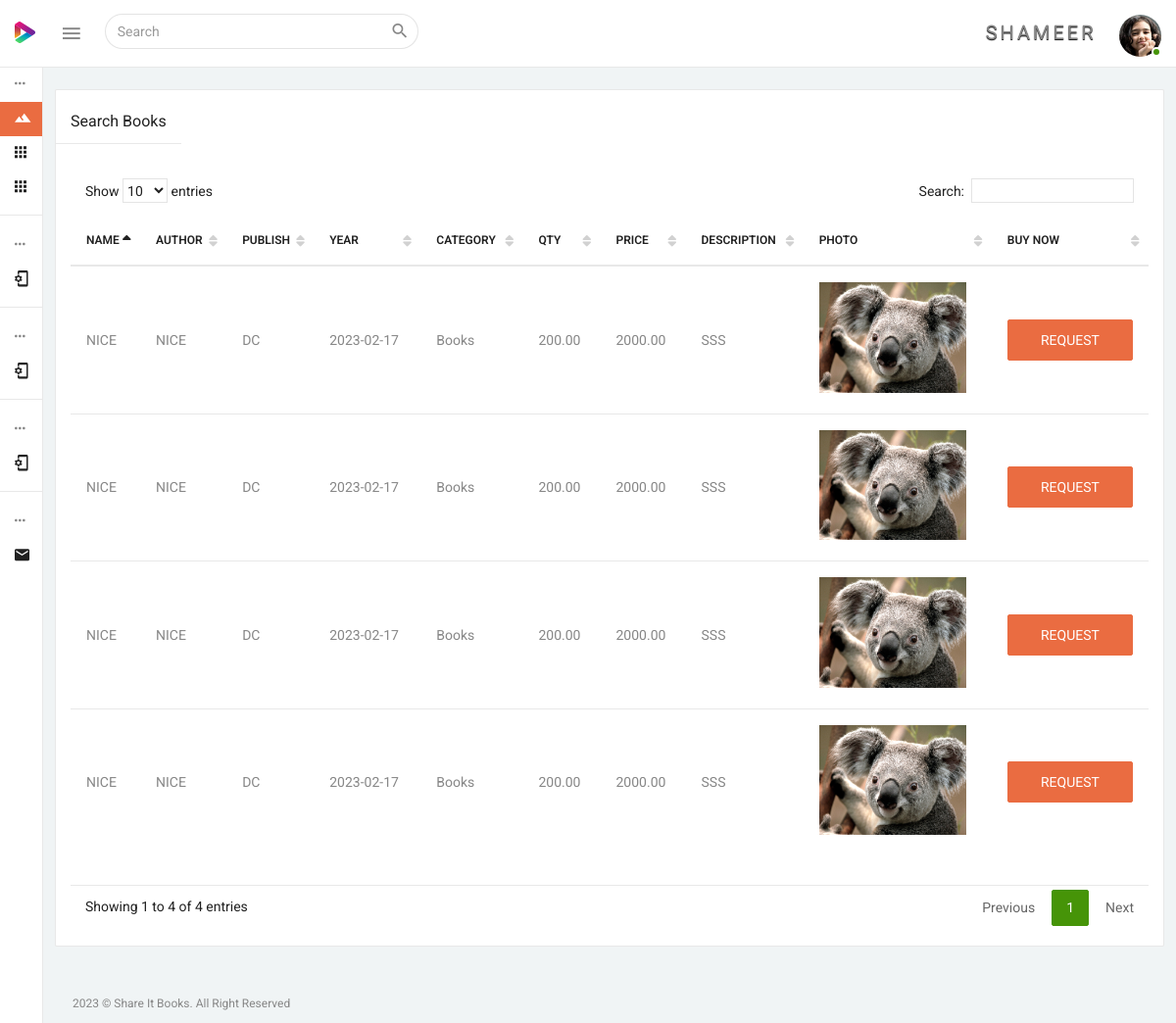
/user/search_books.php (signed in), run on the app's committed database.
### tables this page shows
CREATE TABLE IF NOT EXISTS `users` (
  `id` bigint(21) NOT NULL AUTO_INCREMENT,
  `user_id` varchar(255) DEFAULT NULL,
  `user_type` varchar(255) NOT NULL,
  `fname` varchar(255) DEFAULT NULL,
  `lname` varchar(255) DEFAULT NULL,
  `phone` varchar(15) DEFAULT NULL,
  `semail` text,
  `password` text,
  `status` tinyint(1) DEFAULT '1',
  `photo` text,
  `addrs` text NOT NULL,
  `age` varchar(200) NOT NULL,
  `sex` varchar(200) NOT NULL,
  `dprtmnt` varchar(200) NOT NULL,
  `semester` varchar(200) NOT NULL,
  PRIMARY KEY (`id`)
);

CREATE TABLE IF NOT EXISTS `books` (
  `id` bigint(21) NOT NULL AUTO_INCREMENT,
  `user_id` varchar(255) DEFAULT NULL,
  `product_name` varchar(255) DEFAULT NULL,
  `product_sub` varchar(255) DEFAULT NULL,
  `category` varchar(255) DEFAULT NULL,
  `qty` decimal(13,2) DEFAULT NULL,
  `price` decimal(13,2) DEFAULT NULL,
  `discount` decimal(13,2) DEFAULT NULL,
  `description` text,
  `photo_1` text NOT NULL,
  `photo_2` text NOT NULL,
  `pblsh` text NOT NULL,
  `pyr` text NOT NULL,
  `sname` varchar(200) NOT NULL,
  `cntno` varchar(200) NOT NULL,
  `email` varchar(200) NOT NULL,
  `addrs` text NOT NULL,
  `dprmnt` varchar(200) NOT NULL,
  `semester` varchar(200) NOT NULL,
  `date` date NOT NULL,
  PRIMARY KEY (`id`)
);

### user/search_books.php (the view, shortened to what this page needs)
<?php
	include('../connect/db.php');
?>
<!DOCTYPE html>
<html lang="en">
<head>
	<?php include("include\css.php"); ?>
</head>
<body>
	<div class="wrapper theme-1-active pimary-color-red">
		<?php include("include\menu.php"); ?>
		<?php include("include\leftmenu.php"); ?>
		<div class="page-wrapper">
			<div class="container-fluid pt-25">
				<div class="row">
					<div class="col-lg-12">
						<div class="panel panel-default card-view panel-refresh">
							<div class="panel-heading">
								<div class="pull-left">
									<h6 class="panel-title txt-dark">Search Books</h6>
									<hr class="light-grey-hr row mt-10 mb-15" />
								</div>
							</div>
							<div class="panel-wrapper collapse in">
								<div class="panel-body">
									<table id="datable_1" class="table table-hover display  pb-30">
										<thead>
											<tr>
												<th>Name</th>
                                                <th>Author</th>
                                                <th>Publish</th>
                                                <th>Year</th>
												<th>Category</th>
												<th>Qty</th>
												<th>Price</th>
												<th>Description</th>
												<th>Photo</th>
                                                <th>Buy Now</th>
											</tr>
										</thead>
										<tbody>
											<?php
											$qry_user = $db->prepare("SELECT * FROM books");
											$qry_user->execute();
											for ($i = 0; $rows = $qry_user->fetch(); $i++) {
											?>
												<tr>
													<td><?php echo $rows['product_name'] ?></td>
													<td><?php echo $rows['product_sub'] ?></td>
                                                    <td><?php echo $rows['pblsh'] ?></td>
                                                    <td><?php echo $rows['pyr'] ?></td>
                                                    <td><?php echo $rows['category'] ?></td>
													<td><?php echo $rows['qty'] ?></td>
													<td><?php echo $rows['price'] ?></td>
													<td><?php echo $rows['description'] ?></td>
													<td><img src="../photos/<?php echo $rows['photo_1'] ?>" width="150"></td>
                                                    <td><a href="search_books_view_payment.php?id=<?php echo $rows['id'] ?>" class="btn btn-block btn-danger">REQUEST</a></td>
												</tr>
											<?php } ?>
										</tbody>
									</table>
								</div>
							</div>
						</div>
					</div>
				</div>
			</div>
			<footer class="footer container-fluid pl-30 pr-30">
				<div class="row">
					<div class="col-sm-12">
						<p>2023 &copy; Share It Books. All Right Reserved</p>
					</div>
				</div>
			</footer>
		</div>
	</div>
</body>
</html>

### user/include/menu.php (shortened to what this page needs)
<?php
	$user_id=$_SESSION['SESS_CUSTOMER_ID'];
	$qry_user = $db->prepare("SELECT * FROM users WHERE user_id = '$user_id'");
	$qry_user->execute();
	$rows_user = $qry_user->fetch();
	$fname = $rows_user['fname'];
	$photo = $rows_user['photo'];
	?>
<nav class="navbar navbar-inverse navbar-fixed-top">
    <div class="mobile-only-brand pull-left">
        <div class="nav-header pull-left">
            <div class="logo-wrap">
                <a href="index.php">
                    <img class="brand-img" src="../admin/dist/img/logo.png" alt="brand"/>
                </a>
            </div>
        </div>
        <a id="toggle_nav_btn" class="toggle-left-nav-btn inline-block ml-20 pull-left" href="javascript:void(0);"><i class="zmdi zmdi-menu"></i></a>
        <form id="search_form" role="search" class="top-nav-search collapse pull-left">
            <div class="input-group">
                <input type="text" name="example-input1-group2" class="form-control" placeholder="Search">
                <span class="input-group-btn">
                <button type="button" class="btn  btn-default"  data-target="#search_form" data-toggle="collapse" aria-label="Close" aria-expanded="true"><i class="zmdi zmdi-search"></i></button>
                </span>
            </div>
        </form>
    </div>
    <div id="mobile_only_nav" class="mobile-only-nav pull-right">
      <ul class="nav navbar-right top-nav pull-right">
            <li class="dropdown auth-drp">
                <a href="#" class="dropdown-toggle pr-0" data-toggle="dropdown">
                <spam style="padding-right:20px; font-size:20px; text-shadow:0px 1px 1px black; letter-spacing:3px;"><?php echo $fname;?></spam> <img src="../photos/<?php echo $photo;?>" alt="user_auth" class="user-auth-img img-circle"/>
                <span class="user-online-status"></span></a>
            </li>
      </ul>
    </div>
</nav>

### data on the page
users: fname "SHAMEER", photo (picture)
books: product_name "NICE", product_sub "NICE", pblsh "DC", pyr "2023-02-17", category "Books", qty "200.00", price "2000.00", description "SSS", photo_1 (picture)
books: product_name "NICE", product_sub "NICE", pblsh "DC", pyr "2023-02-17", category "Books", qty "200.00", price "2000.00", description "SSS", photo_1 (picture)
books: product_name "NICE", product_sub "NICE", pblsh "DC", pyr "2023-02-17", category "Books", qty "200.00", price "2000.00", description "SSS", photo_1 (picture)
books: product_name "NICE", product_sub "NICE", pblsh "DC", pyr "2023-02-17", category "Books", qty "200.00", price "2000.00", description "SSS", photo_1 (picture)
